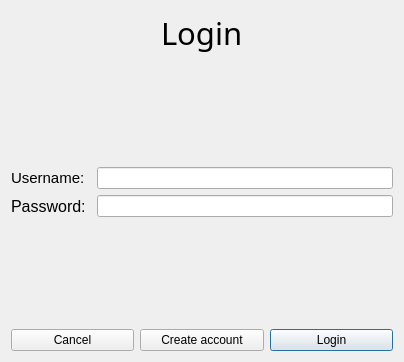
<?xml version="1.0" encoding="UTF-8"?>
<ui version="4.0">
 <class>Dialog</class>
 <widget class="QDialog" name="Dialog">
  <property name="geometry">
   <rect>
    <x>0</x>
    <y>0</y>
    <width>404</width>
    <height>362</height>
   </rect>
  </property>
  <property name="windowTitle">
   <string>Dialog</string>
  </property>
  <layout class="QVBoxLayout" name="verticalLayout_3">
   <item>
    <layout class="QHBoxLayout" name="horizontalLayout">
     <item>
      <spacer name="horizontalSpacer">
       <property name="orientation">
        <enum>Qt::Horizontal</enum>
       </property>
       <property name="sizeHint" stdset="0">
        <size>
         <width>40</width>
         <height>20</height>
        </size>
       </property>
      </spacer>
     </item>
     <item>
      <widget class="QLabel" name="lblLogin">
       <property name="font">
        <font>
         <family>Goudy Stout</family>
         <pointsize>23</pointsize>
        </font>
       </property>
       <property name="text">
        <string>Login</string>
       </property>
      </widget>
     </item>
     <item>
      <spacer name="horizontalSpacer_2">
       <property name="orientation">
        <enum>Qt::Horizontal</enum>
       </property>
       <property name="sizeHint" stdset="0">
        <size>
         <width>40</width>
         <height>20</height>
        </size>
       </property>
      </spacer>
     </item>
    </layout>
   </item>
   <item>
    <spacer name="verticalSpacer">
     <property name="orientation">
      <enum>Qt::Vertical</enum>
     </property>
     <property name="sizeHint" stdset="0">
      <size>
       <width>20</width>
       <height>96</height>
      </size>
     </property>
    </spacer>
   </item>
   <item>
    <layout class="QHBoxLayout" name="horizontalLayout_3">
     <item>
      <layout class="QVBoxLayout" name="verticalLayout_2">
       <item>
        <widget class="QLabel" name="lblUsrnm">
         <property name="font">
          <font>
           <pointsize>11</pointsize>
          </font>
         </property>
         <property name="text">
          <string>Username: </string>
         </property>
        </widget>
       </item>
       <item>
        <widget class="QLabel" name="lblPass">
         <property name="font">
          <font>
           <pointsize>12</pointsize>
          </font>
         </property>
         <property name="text">
          <string>Password: </string>
         </property>
        </widget>
       </item>
      </layout>
     </item>
     <item>
      <layout class="QVBoxLayout" name="verticalLayout">
       <item>
        <widget class="QLineEdit" name="lneUsrnm"/>
       </item>
       <item>
        <widget class="QLineEdit" name="lnePass"/>
       </item>
      </layout>
     </item>
    </layout>
   </item>
   <item>
    <spacer name="verticalSpacer_2">
     <property name="orientation">
      <enum>Qt::Vertical</enum>
     </property>
     <property name="sizeHint" stdset="0">
      <size>
       <width>20</width>
       <height>96</height>
      </size>
     </property>
    </spacer>
   </item>
   <item>
    <layout class="QHBoxLayout" name="horizontalLayout_2">
     <item>
      <widget class="QPushButton" name="btnCncl">
       <property name="text">
        <string>Cancel</string>
       </property>
      </widget>
     </item>
     <item>
      <widget class="QPushButton" name="btnCrtAcc">
       <property name="text">
        <string>Create account</string>
       </property>
      </widget>
     </item>
     <item>
      <widget class="QPushButton" name="btnLogin">
       <property name="text">
        <string>Login</string>
       </property>
       <property name="default">
        <bool>true</bool>
       </property>
      </widget>
     </item>
    </layout>
   </item>
  </layout>
 </widget>
 <resources/>
 <connections/>
</ui>
